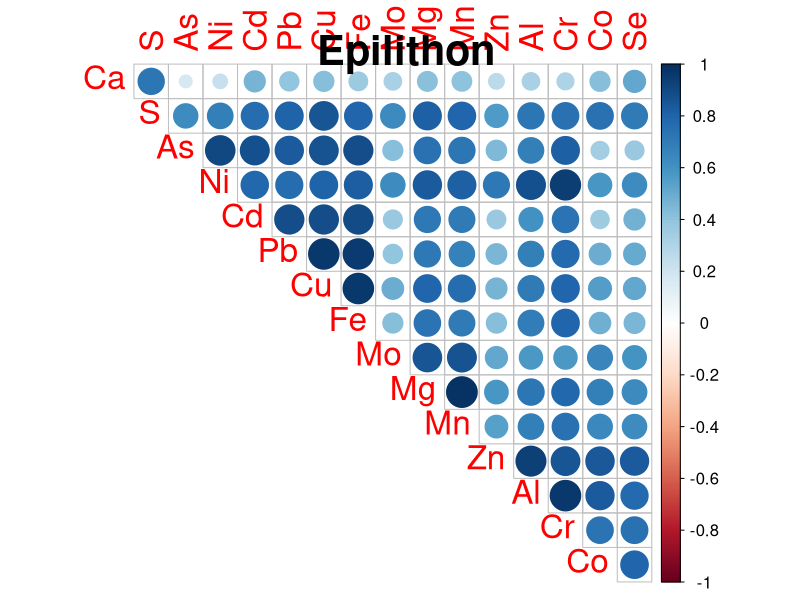
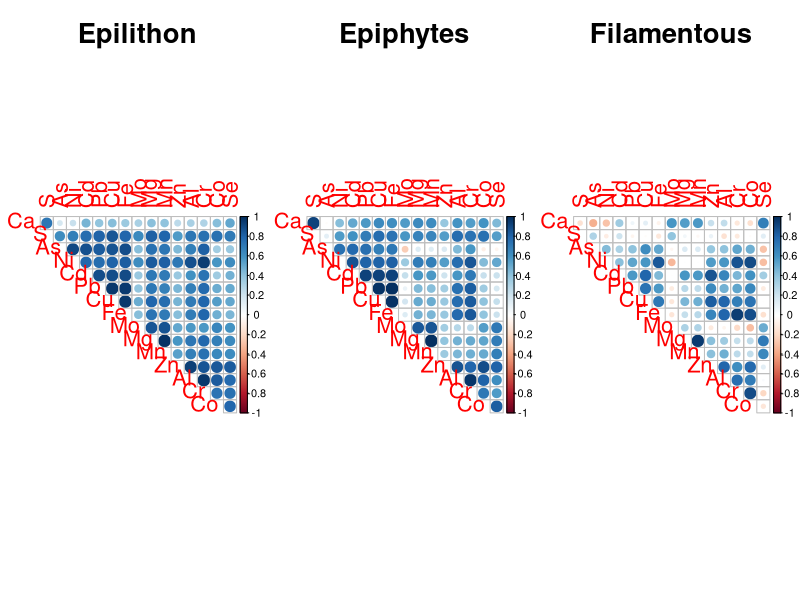

The R script that drew these images, in order:
library(tidyverse)
library(readr)
library(plyr)
library(dplyr)
library("corrplot")                               # Load corrplot

alldata <- data.frame(read_csv("2_incremental/20220420_STANDING_CROP.csv"))

alldata$SAMPLING_DATE<-as.Date(alldata$SAMPLING_DATE, format = "%m/%d/%Y")

names(alldata)

#Selected

EPIL.COR.DF3 <- alldata[which(alldata$SAMPLE_DESCRIPTOR == "EPIL"),]

EPIL.COR.DF3<-as.data.frame(na.omit(EPIL.COR.DF3[,c(12,13,18,19,20,21,22,25,29,30,31,33,35,36,40,49)]))

names(EPIL.COR.DF3)<- c("Al","As","Ca","Cd","Co","Cr","Cu","Fe","Mg","Mn","Mo","Ni","Pb","S","Se","Zn")

a<-corrplot(cor(EPIL.COR.DF3), method = "circle", lwd=2, tl.cex = 2, cl.cex=1, cex.main=2.5, sig.level = 0.05, insig = "blank", 
            mar=c(0,0,0,0), title="\n\n Epilithon", diag=FALSE, order = "hclust", type="upper", col.lim=c(-1,1)) 

colnames(a$corr)

EPIL.COR.DF3<-EPIL.COR.DF3[,colnames(a$corr)]

EPIP.COR.DF3 <- alldata[which(alldata$SAMPLE_DESCRIPTOR == "EPIP"),]

EPIP.COR.DF3<-as.data.frame(na.omit(EPIP.COR.DF3[,c(12,13,18,19,20,21,22,25,29,30,31,33,35,36,40,49)]))

names(EPIP.COR.DF3)<- c("Al","As","Ca","Cd","Co","Cr","Cu","Fe","Mg","Mn","Mo","Ni","Pb","S","Se","Zn")

EPIP.COR.DF3<-EPIP.COR.DF3[,colnames(a$corr)]

FILA.COR.DF3 <- alldata[which(alldata$SAMPLE_DESCRIPTOR == "FILA"),]

FILA.COR.DF3<-as.data.frame(na.omit(FILA.COR.DF3[,c(12,13,18,19,20,21,22,25,29,30,31,33,35,36,40,49)]))

names(FILA.COR.DF3)<- c("Al","As","Ca","Cd","Co","Cr","Cu","Fe","Mg","Mn","Mo","Ni","Pb","S","Se","Zn")

FILA.COR.DF3<-FILA.COR.DF3[,colnames(a$corr)]

dev.new()

par(mfrow = c(1,3), mar = c(2, 4, 4, 2))

corrplot(cor(EPIL.COR.DF3), method = "circle", lwd=2, tl.cex = 2, cl.cex=1, cex.main=2.5, sig.level = 0.05, insig = "blank", 
         mar=c(0,0,0,0), title="\n\n Epilithon", diag=FALSE, order = "original", type="upper", col.lim=c(-1,1)) 

corrplot(cor(EPIP.COR.DF3), method = "circle", lwd=2, tl.cex = 2, cl.cex=1, cex.main=2.5, sig.level = 0.05, insig = "blank", 
         mar=c(0,0,0,0), title="\n\n Epiphytes", diag=FALSE, order = "original", type="upper", col.lim=c(-1,1)) 

corrplot(cor(FILA.COR.DF3), method = "circle", lwd=2, tl.cex = 2, cl.cex=1, cex.main=2.5, sig.level = 0.05, insig = "blank", 
         mar=c(0,0,0,0), title="\n\n Filamentous", diag=FALSE, order = "original", type="upper", col.lim=c(-1,1)) 

cor(EPIL.COR.DF3)
cor(EPIP.COR.DF3)
cor(FILA.COR.DF3)

